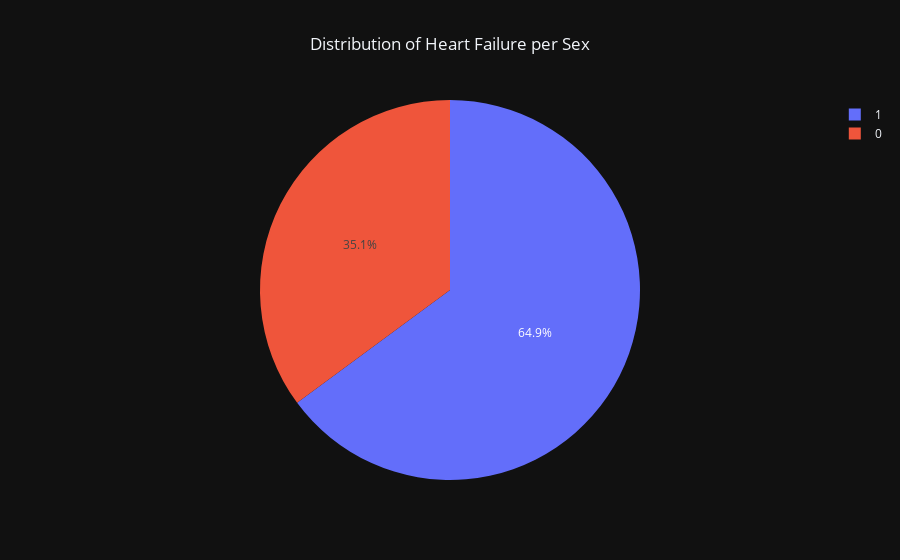

Here is the notebook cell this chart was saved with:
### Code cell
fig1 = px.pie(df1, names = "sex", title = "Distribution of Heart Failure per Sex", template = "plotly_dark", color = "sex", 
              labels = {"sex": "Gender"})
fig1.update_layout(title_x = 0.5)
fig1.show()

### Figure 1 — Plotly figure (JSON) as saved in the notebook; plotly's stock layout.template omitted (floating-point values rounded to 4 significant figures; data arrays with more than 128 entries replaced by an {"elided": "..."} marker saying what was removed)
{"data": [{"customdata": {"elided": "299x1 int values"}, "domain": {"x": [0, 1], "y": [0, 1]}, "hovertemplate": "Gender=%{customdata[0]}<extra></extra>", "labels": {"elided": "299 int values"}, "legendgroup": "", "marker": {"colors": {"elided": "299 str values"}}, "name": "", "showlegend": true, "type": "pie"}], "layout": {"legend": {"tracegroupgap": 0}, "title": {"text": "Distribution of Heart Failure per Sex", "x": 0.5}}}
